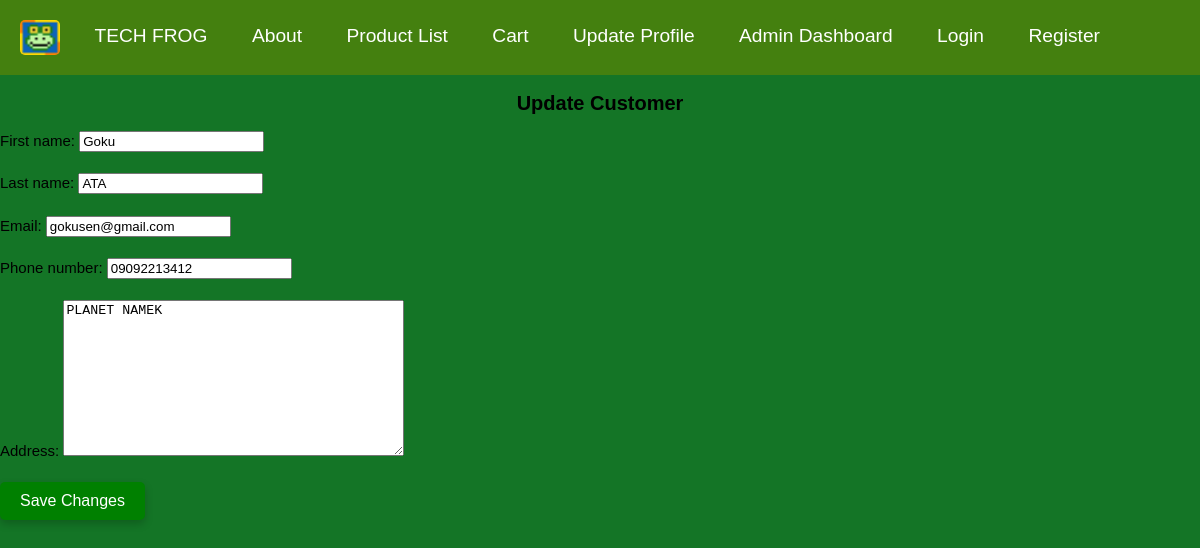
Page /customer/update/4/ on the committed database.
### app/models.py (models this page shows, shortened)
class Customer(models.Model):
    user = models.OneToOneField(User, on_delete=models.CASCADE, null=True, blank=True)
    first_name = models.CharField(max_length=50)
    last_name = models.CharField(max_length=50, default='')
    email = models.EmailField(unique=True, blank=True, null=True)
    phone_number = models.CharField(max_length=11, blank=True, null=True)
    address = models.TextField(blank=True, null=True)
    date_joined = models.DateTimeField(auto_now_add=True)

### app/views.py (the view)
# urls.py: path('customer/update/<int:pk>/', views.update_customer, name='update_customer'),
def update_customer(request, pk):
    customer = get_object_or_404(Customer, pk=pk)
    if request.method == "POST":
        form = CustomerForm(request.POST, instance=customer)
        if form.is_valid():
            form.save()
            return redirect('customer_list')
    else:
        form = CustomerForm(instance=customer)
    return render(request, 'app/update_customer.html', {'form': form})

### app/forms.py
class CustomerForm(forms.ModelForm):
    class Meta:
        model = Customer
        fields = ['first_name', 'last_name', 'email', 'phone_number', 'address']

### app/templates/app/update_customer.html (shortened to what this page needs)
{% extends 'app/base.html' %}
{% block content %}
<h2>Update Customer</h2>
<form method="POST">
    {{ form.as_p }}
    <button type="submit">Save Changes</button>
</form>
{% endblock %}

### static/css/base.css (style rules this page uses)
body { margin: 0; padding: 0; font-family: sans-serif; background-color: #147526; }
h2 { text-align: center; font-size: 20px; color: black; margin-bottom: 10px; }
p { font-size: 15px; line-height: 1.5; margin-bottom: 20px; }
button { background-color: green; color: white; padding: 10px 20px; border: none; border-radius: 5px; cursor: pointer; font-size: 16px; font-family: Arial, sans-serif; transition: background-color 0.3s, transform 0.2s; box-shadow: 0 4px 8px rgba(0, 0, 0, 0.2); }

### rows in the picture
Customer: first_name "Goku", last_name "ATA", email "gokusen@gmail.com", phone_number "09092213412", address "PLANET NAMEK"
